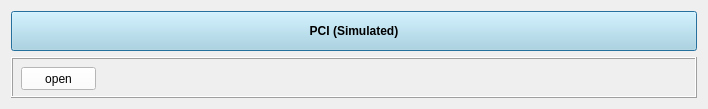
                  <widget class="QWidget" name="scrollAreaWidgetContents_4">
                   <property name="geometry">
                    <rect>
                     <x>0</x>
                     <y>0</y>
                     <width>708</width>
                     <height>105</height>
                    </rect>
                   </property>
                   <layout class="QVBoxLayout" name="verticalLayout_2">
                    <item>
                     <widget class="QPushButton" name="pushButton_PCI">
                      <property name="sizePolicy">
                       <sizepolicy hsizetype="Minimum" vsizetype="Fixed">
                        <horstretch>0</horstretch>
                        <verstretch>0</verstretch>
                       </sizepolicy>
                      </property>
                      <property name="minimumSize">
                       <size>
                        <width>0</width>
                        <height>40</height>
                       </size>
                      </property>
                      <property name="font">
                       <font>
                        <weight>75</weight>
                        <bold>true</bold>
                       </font>
                      </property>
                      <property name="styleSheet">
                       <string notr="true">QPushButton
                             {
                            
	background-color : lightblue
                            }

      QPushButton::pressed
                             {
                         
	background-color: rgb(66, 133, 200);
                             }

</string>
                      </property>
                      <property name="text">
                       <string>PCI (Simulated)</string>
                      </property>
                      <property name="autoDefault">
                       <bool>false</bool>
                      </property>
                      <property name="default">
                       <bool>true</bool>
                      </property>
                      <property name="flat">
                       <bool>false</bool>
                      </property>
                     </widget>
                    </item>
                    <item>
                     <widget class="QFrame" name="frame_PCI">
                      <property name="sizePolicy">
                       <sizepolicy hsizetype="Minimum" vsizetype="Fixed">
                        <horstretch>0</horstretch>
                        <verstretch>0</verstretch>
                       </sizepolicy>
                      </property>
                      <property name="minimumSize">
                       <size>
                        <width>650</width>
                        <height>41</height>
                       </size>
                      </property>
                      <property name="frameShape">
                       <enum>QFrame::Box</enum>
                      </property>
                      <property name="frameShadow">
                       <enum>QFrame::Raised</enum>
                      </property>
                      <widget class="QPushButton" name="pushButton_open_PCI">
                       <property name="geometry">
                        <rect>
                         <x>10</x>
                         <y>10</y>
                         <width>75</width>
                         <height>23</height>
                        </rect>
                       </property>
                       <property name="sizePolicy">
                        <sizepolicy hsizetype="Fixed" vsizetype="Fixed">
                         <horstretch>0</horstretch>
                         <verstretch>13</verstretch>
                        </sizepolicy>
                       </property>
                       <property name="contextMenuPolicy">
                        <enum>Qt::PreventContextMenu</enum>
                       </property>
                       <property name="layoutDirection">
                        <enum>Qt::LeftToRight</enum>
                       </property>
                       <property name="styleSheet">
                        <string notr="true">background-color: rgb(209, 209, 209);
background-color: rgb(255, 255, 255);</string>
                       </property>
                       <property name="text">
                        <string>open</string>
                       </property>
                       <property name="autoDefault">
                        <bool>false</bool>
                       </property>
                       <property name="default">
                        <bool>false</bool>
                       </property>
                       <property name="flat">
                        <bool>false</bool>
                       </property>
                      </widget>
                      <widget class="QLabel" name="label_PCI">
                       <property name="geometry">
                        <rect>
                         <x>91</x>
                         <y>16</y>
                         <width>551</width>
                         <height>20</height>
                        </rect>
                       </property>
                       <property name="frameShape">
                        <enum>QFrame::NoFrame</enum>
                       </property>
                       <property name="text">
                        <string/>
                       </property>
                      </widget>
                     </widget>
                    </item>
                   </layout>
                  </widget>
